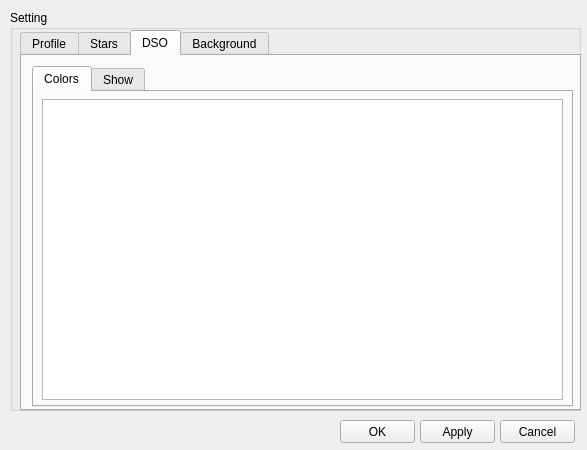
<?xml version="1.0" encoding="UTF-8"?>
<ui version="4.0">
 <class>CSettingDlg</class>
 <widget class="QDialog" name="CSettingDlg">
  <property name="geometry">
   <rect>
    <x>0</x>
    <y>0</y>
    <width>587</width>
    <height>450</height>
   </rect>
  </property>
  <property name="windowTitle">
   <string>Dialog</string>
  </property>
  <widget class="QGroupBox" name="groupBox">
   <property name="geometry">
    <rect>
     <x>10</x>
     <y>10</y>
     <width>571</width>
     <height>401</height>
    </rect>
   </property>
   <property name="title">
    <string>Setting</string>
   </property>
   <widget class="QTabWidget" name="tabWidget">
    <property name="geometry">
     <rect>
      <x>10</x>
      <y>20</y>
      <width>561</width>
      <height>381</height>
     </rect>
    </property>
    <property name="currentIndex">
     <number>2</number>
    </property>
    <widget class="QWidget" name="tab">
     <attribute name="title">
      <string>Profile</string>
     </attribute>
     <widget class="QListView" name="listView">
      <property name="geometry">
       <rect>
        <x>10</x>
        <y>30</y>
        <width>431</width>
        <height>301</height>
       </rect>
      </property>
     </widget>
     <widget class="QLabel" name="label">
      <property name="geometry">
       <rect>
        <x>10</x>
        <y>10</y>
        <width>251</width>
        <height>16</height>
       </rect>
      </property>
      <property name="text">
       <string>TextLabel</string>
      </property>
     </widget>
     <widget class="QPushButton" name="pushButton_4">
      <property name="geometry">
       <rect>
        <x>449</x>
        <y>30</y>
        <width>91</width>
        <height>23</height>
       </rect>
      </property>
      <property name="text">
       <string>Load</string>
      </property>
     </widget>
     <widget class="QPushButton" name="pushButton_5">
      <property name="geometry">
       <rect>
        <x>449</x>
        <y>60</y>
        <width>91</width>
        <height>23</height>
       </rect>
      </property>
      <property name="text">
       <string>Save...</string>
      </property>
     </widget>
     <widget class="QPushButton" name="pushButton_6">
      <property name="geometry">
       <rect>
        <x>449</x>
        <y>90</y>
        <width>91</width>
        <height>23</height>
       </rect>
      </property>
      <property name="text">
       <string>New...</string>
      </property>
     </widget>
     <widget class="QPushButton" name="pushButton_15">
      <property name="geometry">
       <rect>
        <x>450</x>
        <y>120</y>
        <width>91</width>
        <height>23</height>
       </rect>
      </property>
      <property name="text">
       <string>Clone...</string>
      </property>
     </widget>
    </widget>
    <widget class="QWidget" name="tab_2">
     <attribute name="title">
      <string>Stars</string>
     </attribute>
     <layout class="QGridLayout" name="gridLayout_2">
      <item row="0" column="0">
       <widget class="QTabWidget" name="tabWidget_2">
        <property name="currentIndex">
         <number>3</number>
        </property>
        <widget class="QWidget" name="tab_3">
         <attribute name="title">
          <string>Designation</string>
         </attribute>
         <widget class="QGroupBox" name="groupBox_5">
          <property name="geometry">
           <rect>
            <x>10</x>
            <y>10</y>
            <width>251</width>
            <height>101</height>
           </rect>
          </property>
          <property name="title">
           <string>Proper name</string>
          </property>
          <widget class="QSpinBox" name="spinBox">
           <property name="geometry">
            <rect>
             <x>10</x>
             <y>30</y>
             <width>61</width>
             <height>22</height>
            </rect>
           </property>
           <property name="maximum">
            <number>90</number>
           </property>
          </widget>
          <widget class="QLabel" name="label_12">
           <property name="geometry">
            <rect>
             <x>80</x>
             <y>30</y>
             <width>151</width>
             <height>21</height>
            </rect>
           </property>
           <property name="text">
            <string>Show from FOV</string>
           </property>
          </widget>
          <widget class="QFrame" name="frame_12">
           <property name="geometry">
            <rect>
             <x>10</x>
             <y>60</y>
             <width>21</width>
             <height>21</height>
            </rect>
           </property>
           <property name="frameShape">
            <enum>QFrame::StyledPanel</enum>
           </property>
           <property name="frameShadow">
            <enum>QFrame::Plain</enum>
           </property>
          </widget>
          <widget class="QPushButton" name="pushButton_16">
           <property name="geometry">
            <rect>
             <x>40</x>
             <y>60</y>
             <width>75</width>
             <height>23</height>
            </rect>
           </property>
           <property name="text">
            <string>Font</string>
           </property>
          </widget>
          <widget class="QLabel" name="label_13">
           <property name="geometry">
            <rect>
             <x>130</x>
             <y>60</y>
             <width>101</width>
             <height>21</height>
            </rect>
           </property>
           <property name="text">
            <string>Font</string>
           </property>
          </widget>
         </widget>
         <widget class="QGroupBox" name="groupBox_6">
          <property name="geometry">
           <rect>
            <x>10</x>
            <y>120</y>
            <width>251</width>
            <height>121</height>
           </rect>
          </property>
          <property name="title">
           <string>Bayer name</string>
          </property>
          <widget class="QSpinBox" name="spinBox_3">
           <property name="geometry">
            <rect>
             <x>10</x>
             <y>30</y>
             <width>61</width>
             <height>22</height>
            </rect>
           </property>
           <property name="maximum">
            <number>90</number>
           </property>
          </widget>
          <widget class="QLabel" name="label_16">
           <property name="geometry">
            <rect>
             <x>80</x>
             <y>30</y>
             <width>151</width>
             <height>21</height>
            </rect>
           </property>
           <property name="text">
            <string>Show from FOV</string>
           </property>
          </widget>
          <widget class="QFrame" name="frame_14">
           <property name="geometry">
            <rect>
             <x>10</x>
             <y>60</y>
             <width>21</width>
             <height>21</height>
            </rect>
           </property>
           <property name="frameShape">
            <enum>QFrame::StyledPanel</enum>
           </property>
           <property name="frameShadow">
            <enum>QFrame::Plain</enum>
           </property>
          </widget>
          <widget class="QPushButton" name="pushButton_18">
           <property name="geometry">
            <rect>
             <x>40</x>
             <y>60</y>
             <width>75</width>
             <height>23</height>
            </rect>
           </property>
           <property name="text">
            <string>Font</string>
           </property>
          </widget>
          <widget class="QLabel" name="label_17">
           <property name="geometry">
            <rect>
             <x>130</x>
             <y>60</y>
             <width>101</width>
             <height>21</height>
            </rect>
           </property>
           <property name="text">
            <string>Font</string>
           </property>
          </widget>
          <widget class="QCheckBox" name="checkBox">
           <property name="geometry">
            <rect>
             <x>10</x>
             <y>90</y>
             <width>231</width>
             <height>17</height>
            </rect>
           </property>
           <property name="text">
            <string>Bayer name priority</string>
           </property>
          </widget>
         </widget>
         <widget class="QGroupBox" name="groupBox_7">
          <property name="geometry">
           <rect>
            <x>270</x>
            <y>10</y>
            <width>251</width>
            <height>101</height>
           </rect>
          </property>
          <property name="title">
           <string>Flamsteed number</string>
          </property>
          <widget class="QSpinBox" name="spinBox_4">
           <property name="geometry">
            <rect>
             <x>10</x>
             <y>30</y>
             <width>61</width>
             <height>22</height>
            </rect>
           </property>
           <property name="maximum">
            <number>90</number>
           </property>
          </widget>
          <widget class="QLabel" name="label_18">
           <property name="geometry">
            <rect>
             <x>80</x>
             <y>30</y>
             <width>151</width>
             <height>21</height>
            </rect>
           </property>
           <property name="text">
            <string>Show from FOV</string>
           </property>
          </widget>
          <widget class="QFrame" name="frame_15">
           <property name="geometry">
            <rect>
             <x>10</x>
             <y>60</y>
             <width>21</width>
             <height>21</height>
            </rect>
           </property>
           <property name="frameShape">
            <enum>QFrame::StyledPanel</enum>
           </property>
           <property name="frameShadow">
            <enum>QFrame::Plain</enum>
           </property>
          </widget>
          <widget class="QPushButton" name="pushButton_19">
           <property name="geometry">
            <rect>
             <x>40</x>
             <y>60</y>
             <width>75</width>
             <height>23</height>
            </rect>
           </property>
           <property name="text">
            <string>Font</string>
           </property>
          </widget>
          <widget class="QLabel" name="label_19">
           <property name="geometry">
            <rect>
             <x>130</x>
             <y>60</y>
             <width>101</width>
             <height>21</height>
            </rect>
           </property>
           <property name="text">
            <string>Font</string>
           </property>
          </widget>
         </widget>
        </widget>
        <widget class="QWidget" name="tab_4">
         <attribute name="title">
          <string>Magnitude</string>
         </attribute>
         <layout class="QGridLayout" name="gridLayout">
          <item row="0" column="0">
           <widget class="CChartEdit" name="frame" native="true"/>
          </item>
         </layout>
        </widget>
        <widget class="QWidget" name="tab_5">
         <attribute name="title">
          <string>Draw</string>
         </attribute>
         <widget class="QComboBox" name="comboBox">
          <property name="geometry">
           <rect>
            <x>51</x>
            <y>16</y>
            <width>181</width>
            <height>21</height>
           </rect>
          </property>
         </widget>
         <widget class="QFrame" name="frame_11">
          <property name="geometry">
           <rect>
            <x>10</x>
            <y>10</y>
            <width>32</width>
            <height>32</height>
           </rect>
          </property>
          <property name="frameShape">
           <enum>QFrame::StyledPanel</enum>
          </property>
          <property name="frameShadow">
           <enum>QFrame::Plain</enum>
          </property>
         </widget>
         <widget class="QLabel" name="label_11">
          <property name="geometry">
           <rect>
            <x>250</x>
            <y>20</y>
            <width>251</width>
            <height>16</height>
           </rect>
          </property>
          <property name="text">
           <string>Star bitmap file</string>
          </property>
         </widget>
         <widget class="QCheckBox" name="checkBox_2">
          <property name="geometry">
           <rect>
            <x>10</x>
            <y>60</y>
            <width>171</width>
            <height>17</height>
           </rect>
          </property>
          <property name="text">
           <string>Show spectral colors</string>
          </property>
         </widget>
        </widget>
        <widget class="QWidget" name="tab_6">
         <attribute name="title">
          <string>Constellation</string>
         </attribute>
         <widget class="QGroupBox" name="groupBox_2">
          <property name="geometry">
           <rect>
            <x>10</x>
            <y>10</y>
            <width>261</width>
            <height>121</height>
           </rect>
          </property>
          <property name="title">
           <string>Line color &amp;&amp; style</string>
          </property>
          <widget class="QPushButton" name="pushButton_7">
           <property name="geometry">
            <rect>
             <x>40</x>
             <y>20</y>
             <width>75</width>
             <height>23</height>
            </rect>
           </property>
           <property name="text">
            <string>Color</string>
           </property>
          </widget>
          <widget class="QFrame" name="frame_2">
           <property name="geometry">
            <rect>
             <x>10</x>
             <y>20</y>
             <width>21</width>
             <height>21</height>
            </rect>
           </property>
           <property name="frameShape">
            <enum>QFrame::StyledPanel</enum>
           </property>
           <property name="frameShadow">
            <enum>QFrame::Plain</enum>
           </property>
          </widget>
          <widget class="QFrame" name="frame_3">
           <property name="geometry">
            <rect>
             <x>10</x>
             <y>50</y>
             <width>21</width>
             <height>21</height>
            </rect>
           </property>
           <property name="frameShape">
            <enum>QFrame::StyledPanel</enum>
           </property>
           <property name="frameShadow">
            <enum>QFrame::Plain</enum>
           </property>
          </widget>
          <widget class="QPushButton" name="pushButton_8">
           <property name="geometry">
            <rect>
             <x>40</x>
             <y>50</y>
             <width>75</width>
             <height>23</height>
            </rect>
           </property>
           <property name="text">
            <string>Style</string>
           </property>
          </widget>
          <widget class="QLabel" name="label_2">
           <property name="geometry">
            <rect>
             <x>130</x>
             <y>20</y>
             <width>121</width>
             <height>21</height>
            </rect>
           </property>
           <property name="text">
            <string>Line color</string>
           </property>
          </widget>
          <widget class="QLabel" name="label_3">
           <property name="geometry">
            <rect>
             <x>130</x>
             <y>50</y>
             <width>121</width>
             <height>21</height>
            </rect>
           </property>
           <property name="text">
            <string>Main lines style</string>
           </property>
          </widget>
          <widget class="QFrame" name="frame_4">
           <property name="geometry">
            <rect>
             <x>10</x>
             <y>80</y>
             <width>21</width>
             <height>21</height>
            </rect>
           </property>
           <property name="frameShape">
            <enum>QFrame::StyledPanel</enum>
           </property>
           <property name="frameShadow">
            <enum>QFrame::Plain</enum>
           </property>
          </widget>
          <widget class="QPushButton" name="pushButton_9">
           <property name="geometry">
            <rect>
             <x>40</x>
             <y>80</y>
             <width>75</width>
             <height>23</height>
            </rect>
           </property>
           <property name="text">
            <string>Style</string>
           </property>
          </widget>
          <widget class="QLabel" name="label_4">
           <property name="geometry">
            <rect>
             <x>130</x>
             <y>80</y>
             <width>121</width>
             <height>21</height>
            </rect>
           </property>
           <property name="text">
            <string>Secondary  lines style</string>
           </property>
          </widget>
         </widget>
         <widget class="QGroupBox" name="groupBox_3">
          <property name="geometry">
           <rect>
            <x>10</x>
            <y>140</y>
            <width>261</width>
            <height>81</height>
           </rect>
          </property>
          <property name="title">
           <string>Boundary line color &amp;&amp; style</string>
          </property>
          <widget class="QPushButton" name="pushButton_10">
           <property name="geometry">
            <rect>
             <x>40</x>
             <y>20</y>
             <width>75</width>
             <height>23</height>
            </rect>
           </property>
           <property name="text">
            <string>Color</string>
           </property>
          </widget>
          <widget class="QFrame" name="frame_5">
           <property name="geometry">
            <rect>
             <x>10</x>
             <y>20</y>
             <width>21</width>
             <height>21</height>
            </rect>
           </property>
           <property name="frameShape">
            <enum>QFrame::StyledPanel</enum>
           </property>
           <property name="frameShadow">
            <enum>QFrame::Plain</enum>
           </property>
          </widget>
          <widget class="QFrame" name="frame_6">
           <property name="geometry">
            <rect>
             <x>10</x>
             <y>50</y>
             <width>21</width>
             <height>21</height>
            </rect>
           </property>
           <property name="frameShape">
            <enum>QFrame::StyledPanel</enum>
           </property>
           <property name="frameShadow">
            <enum>QFrame::Plain</enum>
           </property>
          </widget>
          <widget class="QPushButton" name="pushButton_11">
           <property name="geometry">
            <rect>
             <x>40</x>
             <y>50</y>
             <width>75</width>
             <height>23</height>
            </rect>
           </property>
           <property name="text">
            <string>Style</string>
           </property>
          </widget>
          <widget class="QLabel" name="label_5">
           <property name="geometry">
            <rect>
             <x>130</x>
             <y>20</y>
             <width>121</width>
             <height>21</height>
            </rect>
           </property>
           <property name="text">
            <string>Line color</string>
           </property>
          </widget>
          <widget class="QLabel" name="label_6">
           <property name="geometry">
            <rect>
             <x>130</x>
             <y>50</y>
             <width>121</width>
             <height>21</height>
            </rect>
           </property>
           <property name="text">
            <string>Lines style</string>
           </property>
          </widget>
         </widget>
         <widget class="QGroupBox" name="groupBox_4">
          <property name="geometry">
           <rect>
            <x>280</x>
            <y>10</y>
            <width>241</width>
            <height>121</height>
           </rect>
          </property>
          <property name="title">
           <string>Names</string>
          </property>
          <widget class="QPushButton" name="pushButton_14">
           <property name="geometry">
            <rect>
             <x>40</x>
             <y>20</y>
             <width>75</width>
             <height>23</height>
            </rect>
           </property>
           <property name="text">
            <string>Font</string>
           </property>
          </widget>
          <widget class="QFrame" name="frame_9">
           <property name="geometry">
            <rect>
             <x>10</x>
             <y>20</y>
             <width>21</width>
             <height>21</height>
            </rect>
           </property>
           <property name="frameShape">
            <enum>QFrame::StyledPanel</enum>
           </property>
           <property name="frameShadow">
            <enum>QFrame::Plain</enum>
           </property>
          </widget>
          <widget class="QLabel" name="label_9">
           <property name="geometry">
            <rect>
             <x>130</x>
             <y>20</y>
             <width>101</width>
             <height>21</height>
            </rect>
           </property>
           <property name="text">
            <string>Font</string>
           </property>
          </widget>
         </widget>
         <widget class="QGroupBox" name="groupBox_8">
          <property name="geometry">
           <rect>
            <x>280</x>
            <y>140</y>
            <width>241</width>
            <height>101</height>
           </rect>
          </property>
          <property name="title">
           <string>Show</string>
          </property>
          <widget class="QSpinBox" name="spinBox_5">
           <property name="geometry">
            <rect>
             <x>10</x>
             <y>30</y>
             <width>61</width>
             <height>22</height>
            </rect>
           </property>
          </widget>
          <widget class="QLabel" name="label_20">
           <property name="geometry">
            <rect>
             <x>80</x>
             <y>30</y>
             <width>151</width>
             <height>21</height>
            </rect>
           </property>
           <property name="text">
            <string>Show boundaries from FOV</string>
           </property>
          </widget>
          <widget class="QLabel" name="label_21">
           <property name="geometry">
            <rect>
             <x>80</x>
             <y>60</y>
             <width>151</width>
             <height>21</height>
            </rect>
           </property>
           <property name="text">
            <string>Show lines from FOV</string>
           </property>
          </widget>
          <widget class="QSpinBox" name="spinBox_6">
           <property name="geometry">
            <rect>
             <x>10</x>
             <y>60</y>
             <width>61</width>
             <height>22</height>
            </rect>
           </property>
          </widget>
         </widget>
        </widget>
       </widget>
      </item>
     </layout>
    </widget>
    <widget class="QWidget" name="tab_7">
     <attribute name="title">
      <string>DSO</string>
     </attribute>
     <widget class="QTabWidget" name="tabWidget_3">
      <property name="geometry">
       <rect>
        <x>10</x>
        <y>10</y>
        <width>541</width>
        <height>341</height>
       </rect>
      </property>
      <property name="currentIndex">
       <number>0</number>
      </property>
      <widget class="QWidget" name="tab_9">
       <attribute name="title">
        <string>Colors</string>
       </attribute>
       <widget class="QTreeView" name="treeView">
        <property name="geometry">
         <rect>
          <x>8</x>
          <y>7</y>
          <width>521</width>
          <height>301</height>
         </rect>
        </property>
       </widget>
      </widget>
      <widget class="QWidget" name="tab_10">
       <attribute name="title">
        <string>Show</string>
       </attribute>
      </widget>
     </widget>
    </widget>
    <widget class="QWidget" name="tab_8">
     <attribute name="title">
      <string>Background</string>
     </attribute>
     <widget class="QGroupBox" name="groupBox_9">
      <property name="geometry">
       <rect>
        <x>10</x>
        <y>10</y>
        <width>371</width>
        <height>91</height>
       </rect>
      </property>
      <property name="title">
       <string>Static</string>
      </property>
      <widget class="QLabel" name="label_22">
       <property name="geometry">
        <rect>
         <x>130</x>
         <y>20</y>
         <width>101</width>
         <height>21</height>
        </rect>
       </property>
       <property name="text">
        <string>Background color</string>
       </property>
      </widget>
      <widget class="QPushButton" name="pushButton_20">
       <property name="geometry">
        <rect>
         <x>40</x>
         <y>20</y>
         <width>75</width>
         <height>23</height>
        </rect>
       </property>
       <property name="text">
        <string>Color</string>
       </property>
      </widget>
      <widget class="QFrame" name="frame_16">
       <property name="geometry">
        <rect>
         <x>10</x>
         <y>20</y>
         <width>21</width>
         <height>21</height>
        </rect>
       </property>
       <property name="autoFillBackground">
        <bool>true</bool>
       </property>
       <property name="frameShape">
        <enum>QFrame::StyledPanel</enum>
       </property>
       <property name="frameShadow">
        <enum>QFrame::Plain</enum>
       </property>
      </widget>
      <widget class="QCheckBox" name="checkBox_3">
       <property name="geometry">
        <rect>
         <x>10</x>
         <y>60</y>
         <width>201</width>
         <height>17</height>
        </rect>
       </property>
       <property name="text">
        <string>Use static background</string>
       </property>
      </widget>
     </widget>
     <widget class="QGroupBox" name="groupBox_10">
      <property name="geometry">
       <rect>
        <x>10</x>
        <y>110</y>
        <width>371</width>
        <height>151</height>
       </rect>
      </property>
      <property name="title">
       <string>Dynamic</string>
      </property>
      <widget class="QCheckBox" name="checkBox_4">
       <property name="geometry">
        <rect>
         <x>10</x>
         <y>20</y>
         <width>151</width>
         <height>17</height>
        </rect>
       </property>
       <property name="text">
        <string>Use dynamic background</string>
       </property>
      </widget>
      <widget class="QLabel" name="label_10">
       <property name="geometry">
        <rect>
         <x>10</x>
         <y>50</y>
         <width>351</width>
         <height>51</height>
        </rect>
       </property>
       <property name="frameShape">
        <enum>QFrame::Box</enum>
       </property>
       <property name="text">
        <string>TextLabel</string>
       </property>
      </widget>
      <widget class="QPushButton" name="pushButton_21">
       <property name="geometry">
        <rect>
         <x>10</x>
         <y>110</y>
         <width>61</width>
         <height>23</height>
        </rect>
       </property>
       <property name="text">
        <string>Night...</string>
       </property>
      </widget>
      <widget class="QPushButton" name="pushButton_22">
       <property name="geometry">
        <rect>
         <x>300</x>
         <y>110</y>
         <width>61</width>
         <height>23</height>
        </rect>
       </property>
       <property name="text">
        <string>Day...</string>
       </property>
      </widget>
      <widget class="QPushButton" name="pushButton_23">
       <property name="geometry">
        <rect>
         <x>150</x>
         <y>110</y>
         <width>61</width>
         <height>23</height>
        </rect>
       </property>
       <property name="text">
        <string>Twilight...</string>
       </property>
      </widget>
      <widget class="QCheckBox" name="checkBox_5">
       <property name="geometry">
        <rect>
         <x>170</x>
         <y>20</y>
         <width>161</width>
         <height>17</height>
        </rect>
       </property>
       <property name="text">
        <string>Use in Alt/Azm map only</string>
       </property>
      </widget>
     </widget>
    </widget>
   </widget>
  </widget>
  <widget class="QPushButton" name="pushButton">
   <property name="geometry">
    <rect>
     <x>500</x>
     <y>420</y>
     <width>75</width>
     <height>23</height>
    </rect>
   </property>
   <property name="text">
    <string>Cancel</string>
   </property>
  </widget>
  <widget class="QPushButton" name="pushButton_2">
   <property name="geometry">
    <rect>
     <x>340</x>
     <y>420</y>
     <width>75</width>
     <height>23</height>
    </rect>
   </property>
   <property name="text">
    <string>OK</string>
   </property>
  </widget>
  <widget class="QPushButton" name="pushButton_3">
   <property name="geometry">
    <rect>
     <x>420</x>
     <y>420</y>
     <width>75</width>
     <height>23</height>
    </rect>
   </property>
   <property name="text">
    <string>Apply</string>
   </property>
  </widget>
 </widget>
 <customwidgets>
  <customwidget>
   <class>CChartEdit</class>
   <extends>QWidget</extends>
   <header>cchartedit.h</header>
   <container>1</container>
  </customwidget>
 </customwidgets>
 <resources/>
 <connections/>
</ui>
